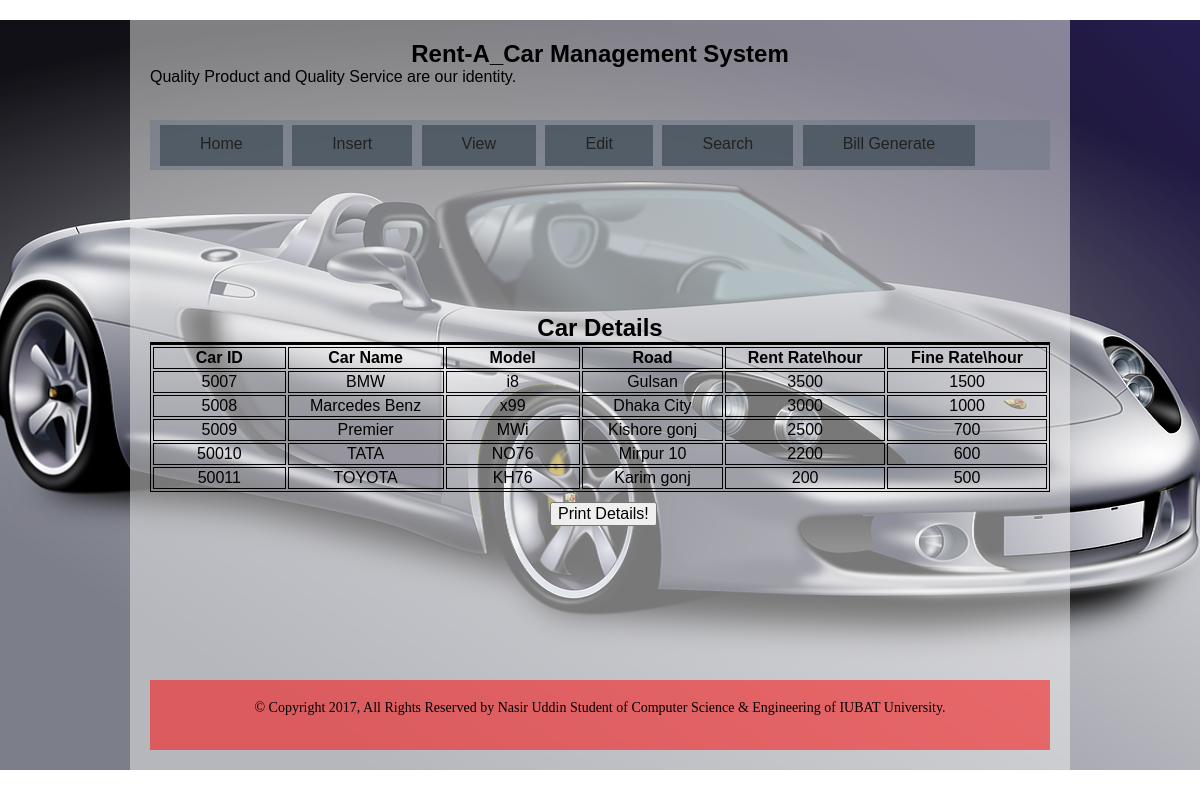
/ViewCar.php, run on the app's committed database.
### tables this page shows
CREATE TABLE `car` (
  `car_id` int(11) NOT NULL,
  `car_Name` varchar(100) NOT NULL,
  `car_Model` varchar(30) NOT NULL,
  `permittedRoad` varchar(100) NOT NULL,
  `rent_Rate` int(20) NOT NULL,
  `late_Fine` int(20) NOT NULL
);

### ViewCar.php (the view, shortened to what this page needs)
<!DOCTYPE html>
<html lang="en">
<head>
	<link rel="stylesheet" href="css/normalize.css">
	<link rel="stylesheet" href="style.css">
</head>
<body>
	<div class="web">
		<div class="mid">
             <?php include_once("header.php");?>
             <br>
             <br>
             <br>
             <br>
             <br>
             <br>
             <br>
             <br>
<div class="table"><div id="printableArea">
<h2 align="center"> Car Details </h2>
<table border="1" align="center">
                  <?php
                  $conn =new mysqli('localhost', 'root', '', 'db_mid_term');
                  echo "<table ><tr><th>Car ID</th><th>Car Name</th><th>Model</th><th>Road</th><th>Rent Rate\hour</th><th>Fine Rate\hour</th></tr>";
                  $result=mysqli_query($conn,"SELECT * FROM car");
                  while($test= mysqli_fetch_array($result))
                  {
                        echo"<td><font color='black'>" .$test['car_id']."</font></td>";
                        echo"<td><font color='black'>" .$test['car_Name']."</font></td>";
                        echo"<td><font color='black'>" .$test['car_Model']. "</font></td>";
                        echo"<td><font color='black'>" .$test['permittedRoad']. "</font></td>";
                        echo"<td><font color='black'>" .$test['rent_Rate']. "</font></td>";
                        echo"<td><font color='black'>" .$test['late_Fine']."</font></td>";
                  }
                  ?>
</table></div>
<input id="mybtn" type="button" onclick="printDiv('printableArea')" value="Print Details!" />
             <br>
             <br>
             <br>
             <br>
             <br>
             <br>
             <br>
             <br>
             <br>
            <?php include_once("Footer.php");?>
		</div>
	</div>
</body>
</html>

### Header.php (shortened to what this page needs)
<!DOCTYPE html>
<html lang="en">
	<head>
		<link rel="stylesheet" href="css/normalize.css">
		<link rel="stylesheet" href="style.css">
	</head>
	<body>
				<div class="banner">
					<h2>Rent-A_Car Management System</h2>
					<marquee>Quality Product and Quality Service are our identity.</marquee>
				</div>
				<div class="menu">
				<ul>
					<li><a href="index.php">Home</a></li>
					<li><a href="Insert.php">Insert</a>
					</li>
					<li><a href="ViewCar.php">View</a>
					</li>
					<li><a href="EditCar.php">Edit</a>
					</li>
					<li><a href="SearchForm.php">Search</a></li>
					<li><a href="CustomerInfo.php">Bill Generate</a></li>
				</ul>
			</div>
	</body>
</html>

### Footer.php (shortened to what this page needs)
<!DOCTYPE html>
<html lang="en">
	<head>
		<link rel="stylesheet" href="css/normalize.css">
		<link rel="stylesheet" href="style.css">
	</head>
	<body>
			<div class="footer">
				<p> © Copyright 2017, All Rights Reserved by Nasir Uddin Student of Computer Science & Engineering of IUBAT University. </p>
			</div>
	</body>
</html>

### style.css (style rules this page uses)
.web { margin-top: 15px; background-image: url('images/Car2.png'); background-attachment: fixed; background-position: center; }
.mid { width: 900px; height: auto; background: rgba(240, 240, 240, .5); padding: 20px; margin: 20px auto; }
.banner { height: 80px; width: 100%; }
.banner h2,h3,h4 { text-align: center; }
.menu { padding: 05px; height:40px; background:rgba(117, 125, 138, .7); }
.menu ul { margin:0; padding:0; }
.menu ul li { display: inline-block; background-color: rgba(39, 55, 64, .5); margin-left: 5px; position: relative; }
.menu ul li a { display: block; padding:10px 40px; border-bottom:3px solid transparent; color:#222; }
#mybtn { margin: 10px 400px; }
.footer { margin-top: 10px; width: 900px; height: 70px; background: rgba(255, 0, 0, .5); margin: auto; overflow: hidden; }
.footer p { margin:20px auto; font-size: 14px; text-align: center; font-family: aharoni; }
.bill table tr,th,td { border: 1px solid black; }

### ViewCar.php (style rules this page uses)
table, th, td { border: 1px solid black; width:900px; text-align:center; }
p { font-family:helvatica; font-size:50px; }

### data on the page
car: car_id "5007", car_Name "BMW", car_Model "i8", permittedRoad "Gulsan", rent_Rate "3500", late_Fine "1500"
car: car_id "5008", car_Name "Marcedes Benz", car_Model "x99", permittedRoad "Dhaka City", rent_Rate "3000", late_Fine "1000"
car: car_id "5009", car_Name "Premier", car_Model "MWi", permittedRoad "Kishore gonj", rent_Rate "2500", late_Fine "700"
car: car_id "50010", car_Name "TATA", car_Model "NO76", permittedRoad "Mirpur 10", rent_Rate "2200", late_Fine "600"
car: car_id "50011", car_Name "TOYOTA", car_Model "KH76", permittedRoad "Karim gonj", rent_Rate "200", late_Fine "500"
